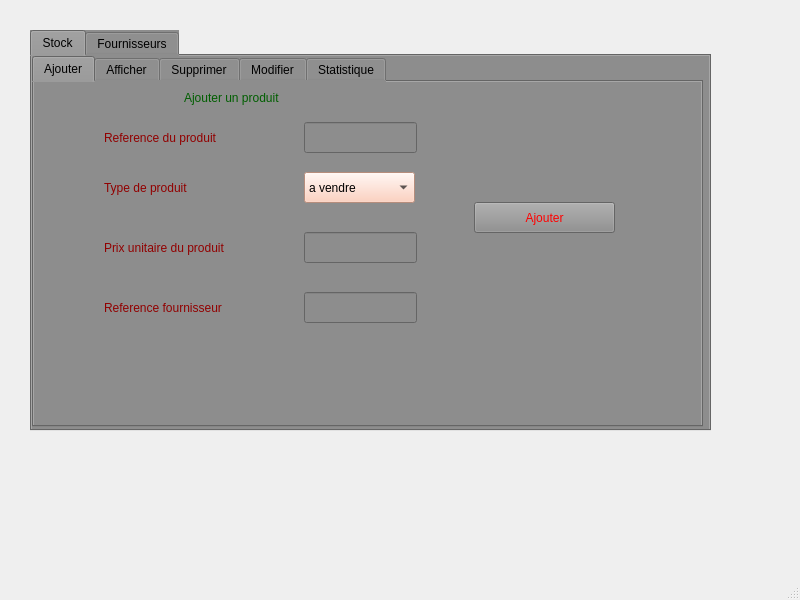
<?xml version="1.0" encoding="UTF-8"?>
<ui version="4.0">
 <class>MainWindow</class>
 <widget class="QMainWindow" name="MainWindow">
  <property name="geometry">
   <rect>
    <x>0</x>
    <y>0</y>
    <width>800</width>
    <height>600</height>
   </rect>
  </property>
  <property name="windowTitle">
   <string>MainWindow</string>
  </property>
  <widget class="QWidget" name="centralwidget">
   <widget class="QTabWidget" name="objetname">
    <property name="geometry">
     <rect>
      <x>30</x>
      <y>30</y>
      <width>681</width>
      <height>401</height>
     </rect>
    </property>
    <property name="styleSheet">
     <string notr="true">background-color: rgb(141, 141, 141);
</string>
    </property>
    <property name="currentIndex">
     <number>0</number>
    </property>
    <widget class="QWidget" name="tab">
     <attribute name="title">
      <string>Stock</string>
     </attribute>
     <widget class="QTabWidget" name="widget_stat">
      <property name="geometry">
       <rect>
        <x>0</x>
        <y>0</y>
        <width>671</width>
        <height>371</height>
       </rect>
      </property>
      <property name="styleSheet">
       <string notr="true">background-image: url(:/img/img/background.jpg);</string>
      </property>
      <property name="currentIndex">
       <number>0</number>
      </property>
      <widget class="QWidget" name="tab_3">
       <attribute name="title">
        <string>Ajouter</string>
       </attribute>
       <widget class="QLabel" name="label_2">
        <property name="geometry">
         <rect>
          <x>70</x>
          <y>40</y>
          <width>141</width>
          <height>31</height>
         </rect>
        </property>
        <property name="styleSheet">
         <string notr="true">color: rgb(145, 0, 0);</string>
        </property>
        <property name="text">
         <string>Reference du produit</string>
        </property>
       </widget>
       <widget class="QLabel" name="label_3">
        <property name="geometry">
         <rect>
          <x>70</x>
          <y>90</y>
          <width>141</width>
          <height>31</height>
         </rect>
        </property>
        <property name="styleSheet">
         <string notr="true">color: rgb(145, 0, 0);</string>
        </property>
        <property name="text">
         <string>Type de produit</string>
        </property>
       </widget>
       <widget class="QLabel" name="label_4">
        <property name="geometry">
         <rect>
          <x>70</x>
          <y>150</y>
          <width>141</width>
          <height>31</height>
         </rect>
        </property>
        <property name="styleSheet">
         <string notr="true">color: rgb(145, 0, 0);</string>
        </property>
        <property name="text">
         <string>Prix unitaire du produit</string>
        </property>
       </widget>
       <widget class="QLineEdit" name="lineEdit_ref">
        <property name="geometry">
         <rect>
          <x>270</x>
          <y>40</y>
          <width>113</width>
          <height>31</height>
         </rect>
        </property>
        <property name="styleSheet">
         <string notr="true">color: rgb(255, 255, 255);</string>
        </property>
       </widget>
       <widget class="QLineEdit" name="lineEdit_prix">
        <property name="geometry">
         <rect>
          <x>270</x>
          <y>150</y>
          <width>113</width>
          <height>31</height>
         </rect>
        </property>
        <property name="styleSheet">
         <string notr="true">color: rgb(255, 255, 255);</string>
        </property>
       </widget>
       <widget class="QPushButton" name="pushButton_2">
        <property name="geometry">
         <rect>
          <x>440</x>
          <y>120</y>
          <width>141</width>
          <height>31</height>
         </rect>
        </property>
        <property name="styleSheet">
         <string notr="true">color: rgb(255, 0, 0);</string>
        </property>
        <property name="text">
         <string>Ajouter</string>
        </property>
       </widget>
       <widget class="QComboBox" name="combocombo">
        <property name="geometry">
         <rect>
          <x>270</x>
          <y>90</y>
          <width>111</width>
          <height>31</height>
         </rect>
        </property>
        <property name="styleSheet">
         <string notr="true">background-color:rgb(255, 197, 174)</string>
        </property>
        <item>
         <property name="text">
          <string>a vendre</string>
         </property>
        </item>
        <item>
         <property name="text">
          <string>a acheter</string>
         </property>
        </item>
       </widget>
       <widget class="QLabel" name="label_10">
        <property name="geometry">
         <rect>
          <x>70</x>
          <y>210</y>
          <width>141</width>
          <height>31</height>
         </rect>
        </property>
        <property name="styleSheet">
         <string notr="true">color: rgb(145, 0, 0);</string>
        </property>
        <property name="text">
         <string>Reference fournisseur</string>
        </property>
       </widget>
       <widget class="QLineEdit" name="lineEdit_f">
        <property name="geometry">
         <rect>
          <x>270</x>
          <y>210</y>
          <width>113</width>
          <height>31</height>
         </rect>
        </property>
        <property name="styleSheet">
         <string notr="true">color: rgb(255, 255, 255);</string>
        </property>
       </widget>
       <widget class="QLabel" name="label_124">
        <property name="geometry">
         <rect>
          <x>150</x>
          <y>0</y>
          <width>151</width>
          <height>31</height>
         </rect>
        </property>
        <property name="styleSheet">
         <string notr="true">color: rgb(0, 94, 0);</string>
        </property>
        <property name="text">
         <string>Ajouter un produit</string>
        </property>
       </widget>
      </widget>
      <widget class="QWidget" name="tab_6">
       <attribute name="title">
        <string>Afficher</string>
       </attribute>
       <widget class="QTableView" name="tabproduit">
        <property name="geometry">
         <rect>
          <x>20</x>
          <y>40</y>
          <width>511</width>
          <height>261</height>
         </rect>
        </property>
        <property name="styleSheet">
         <string notr="true">color: rgb(197, 255, 222);</string>
        </property>
       </widget>
       <widget class="QLabel" name="label_125">
        <property name="geometry">
         <rect>
          <x>190</x>
          <y>10</y>
          <width>171</width>
          <height>31</height>
         </rect>
        </property>
        <property name="styleSheet">
         <string notr="true">color: rgb(0, 94, 0);</string>
        </property>
        <property name="text">
         <string>Affichage des produits</string>
        </property>
       </widget>
       <widget class="QLineEdit" name="recherche_produit">
        <property name="geometry">
         <rect>
          <x>540</x>
          <y>10</y>
          <width>113</width>
          <height>20</height>
         </rect>
        </property>
        <property name="styleSheet">
         <string notr="true">color: rgb(255, 255, 255);</string>
        </property>
       </widget>
       <widget class="QRadioButton" name="reference_radio">
        <property name="geometry">
         <rect>
          <x>550</x>
          <y>87</y>
          <width>91</width>
          <height>21</height>
         </rect>
        </property>
        <property name="styleSheet">
         <string notr="true">color: rgb(255, 255, 0);</string>
        </property>
        <property name="text">
         <string>Reference</string>
        </property>
       </widget>
       <widget class="QRadioButton" name="type_radio">
        <property name="geometry">
         <rect>
          <x>550</x>
          <y>120</y>
          <width>91</width>
          <height>21</height>
         </rect>
        </property>
        <property name="styleSheet">
         <string notr="true">color: rgb(255, 255, 0);</string>
        </property>
        <property name="text">
         <string>Type</string>
        </property>
       </widget>
       <widget class="QPushButton" name="pushButton">
        <property name="geometry">
         <rect>
          <x>550</x>
          <y>170</y>
          <width>91</width>
          <height>23</height>
         </rect>
        </property>
        <property name="styleSheet">
         <string notr="true">color: rgb(255, 0, 0);</string>
        </property>
        <property name="text">
         <string>Trie</string>
        </property>
       </widget>
       <widget class="QLabel" name="label">
        <property name="geometry">
         <rect>
          <x>440</x>
          <y>10</y>
          <width>81</width>
          <height>20</height>
         </rect>
        </property>
        <property name="styleSheet">
         <string notr="true">color: rgb(255, 255, 0);</string>
        </property>
        <property name="text">
         <string>Recherche</string>
        </property>
       </widget>
      </widget>
      <widget class="QWidget" name="tab_5">
       <attribute name="title">
        <string>Supprimer</string>
       </attribute>
       <widget class="QPushButton" name="supprimer_produit">
        <property name="geometry">
         <rect>
          <x>200</x>
          <y>150</y>
          <width>111</width>
          <height>31</height>
         </rect>
        </property>
        <property name="styleSheet">
         <string notr="true">color: rgb(255, 0, 0);</string>
        </property>
        <property name="text">
         <string>Supprimer</string>
        </property>
       </widget>
       <widget class="QLabel" name="label_131">
        <property name="geometry">
         <rect>
          <x>110</x>
          <y>80</y>
          <width>131</width>
          <height>31</height>
         </rect>
        </property>
        <property name="styleSheet">
         <string notr="true">color: rgb(145, 0, 0);</string>
        </property>
        <property name="text">
         <string>Reference </string>
        </property>
       </widget>
       <widget class="QComboBox" name="comboPsupp">
        <property name="geometry">
         <rect>
          <x>280</x>
          <y>80</y>
          <width>111</width>
          <height>31</height>
         </rect>
        </property>
        <property name="styleSheet">
         <string notr="true">background-color:rgb(255, 197, 174)</string>
        </property>
       </widget>
       <widget class="QLabel" name="label_127">
        <property name="geometry">
         <rect>
          <x>190</x>
          <y>20</y>
          <width>151</width>
          <height>31</height>
         </rect>
        </property>
        <property name="styleSheet">
         <string notr="true">color: rgb(0, 94, 0);</string>
        </property>
        <property name="text">
         <string>Supprimer un produit</string>
        </property>
       </widget>
      </widget>
      <widget class="QWidget" name="tab_4">
       <attribute name="title">
        <string>Modifier</string>
       </attribute>
       <widget class="QPushButton" name="modifie_produit">
        <property name="geometry">
         <rect>
          <x>440</x>
          <y>120</y>
          <width>121</width>
          <height>31</height>
         </rect>
        </property>
        <property name="styleSheet">
         <string notr="true">color: rgb(255, 0, 0);</string>
        </property>
        <property name="text">
         <string>Modifier</string>
        </property>
       </widget>
       <widget class="QLabel" name="label_132">
        <property name="geometry">
         <rect>
          <x>40</x>
          <y>40</y>
          <width>161</width>
          <height>31</height>
         </rect>
        </property>
        <property name="styleSheet">
         <string notr="true">color: rgb(145, 0, 0);</string>
        </property>
        <property name="text">
         <string>Reference du produit</string>
        </property>
       </widget>
       <widget class="QComboBox" name="comboPmodif">
        <property name="geometry">
         <rect>
          <x>240</x>
          <y>40</y>
          <width>111</width>
          <height>31</height>
         </rect>
        </property>
        <property name="styleSheet">
         <string notr="true">background-color:rgb(255, 197, 174)</string>
        </property>
       </widget>
       <widget class="QLineEdit" name="lineEdit_f_2">
        <property name="geometry">
         <rect>
          <x>240</x>
          <y>200</y>
          <width>113</width>
          <height>31</height>
         </rect>
        </property>
        <property name="styleSheet">
         <string notr="true">color: rgb(255, 255, 255);</string>
        </property>
       </widget>
       <widget class="QLabel" name="label_133">
        <property name="geometry">
         <rect>
          <x>40</x>
          <y>95</y>
          <width>161</width>
          <height>31</height>
         </rect>
        </property>
        <property name="styleSheet">
         <string notr="true">color: rgb(145, 0, 0);</string>
        </property>
        <property name="text">
         <string>Type du produit</string>
        </property>
       </widget>
       <widget class="QLabel" name="label_137">
        <property name="geometry">
         <rect>
          <x>40</x>
          <y>150</y>
          <width>161</width>
          <height>31</height>
         </rect>
        </property>
        <property name="styleSheet">
         <string notr="true">color: rgb(145, 0, 0);</string>
        </property>
        <property name="text">
         <string>Prix_unitaire d'un produit</string>
        </property>
       </widget>
       <widget class="QLineEdit" name="lineEdit_prix_2">
        <property name="geometry">
         <rect>
          <x>240</x>
          <y>150</y>
          <width>113</width>
          <height>31</height>
         </rect>
        </property>
        <property name="styleSheet">
         <string notr="true">color: rgb(255, 255, 255);</string>
        </property>
       </widget>
       <widget class="QComboBox" name="combocombo_2">
        <property name="geometry">
         <rect>
          <x>240</x>
          <y>90</y>
          <width>111</width>
          <height>31</height>
         </rect>
        </property>
        <property name="styleSheet">
         <string notr="true">background-color:rgb(255, 197, 174)</string>
        </property>
        <item>
         <property name="text">
          <string>a vendre</string>
         </property>
        </item>
        <item>
         <property name="text">
          <string>a acheter</string>
         </property>
        </item>
       </widget>
       <widget class="QLabel" name="label_136">
        <property name="geometry">
         <rect>
          <x>40</x>
          <y>200</y>
          <width>161</width>
          <height>31</height>
         </rect>
        </property>
        <property name="styleSheet">
         <string notr="true">color: rgb(145, 0, 0);</string>
        </property>
        <property name="text">
         <string>Id du fournisseur</string>
        </property>
       </widget>
       <widget class="QLabel" name="label_126">
        <property name="geometry">
         <rect>
          <x>150</x>
          <y>0</y>
          <width>151</width>
          <height>31</height>
         </rect>
        </property>
        <property name="styleSheet">
         <string notr="true">color: rgb(0, 94, 0);</string>
        </property>
        <property name="text">
         <string>Modifier un produit</string>
        </property>
       </widget>
      </widget>
      <widget class="QWidget" name="tab_7">
       <attribute name="title">
        <string>Statistique</string>
       </attribute>
       <widget class="QLabel" name="label_129">
        <property name="geometry">
         <rect>
          <x>210</x>
          <y>10</y>
          <width>151</width>
          <height>31</height>
         </rect>
        </property>
        <property name="styleSheet">
         <string notr="true">color: rgb(0, 94, 0);</string>
        </property>
        <property name="text">
         <string>Statistique du produit</string>
        </property>
       </widget>
      </widget>
     </widget>
    </widget>
    <widget class="QWidget" name="tab_2">
     <attribute name="title">
      <string>Fournisseurs</string>
     </attribute>
     <widget class="QTabWidget" name="tabWidget_9">
      <property name="geometry">
       <rect>
        <x>0</x>
        <y>0</y>
        <width>671</width>
        <height>371</height>
       </rect>
      </property>
      <property name="styleSheet">
       <string notr="true">background-image: url(:/img/img/background.jpg);</string>
      </property>
      <property name="currentIndex">
       <number>0</number>
      </property>
      <widget class="QWidget" name="tab_23">
       <attribute name="title">
        <string>Ajouter</string>
       </attribute>
       <widget class="QPushButton" name="ajouter_fournisseur">
        <property name="geometry">
         <rect>
          <x>260</x>
          <y>212</y>
          <width>101</width>
          <height>41</height>
         </rect>
        </property>
        <property name="styleSheet">
         <string notr="true">color: rgb(255, 0, 0);</string>
        </property>
        <property name="text">
         <string>Ajouter</string>
        </property>
       </widget>
       <widget class="QLabel" name="label_112">
        <property name="geometry">
         <rect>
          <x>180</x>
          <y>15</y>
          <width>271</width>
          <height>31</height>
         </rect>
        </property>
        <property name="styleSheet">
         <string notr="true">color: rgb(0, 94, 0);</string>
        </property>
        <property name="text">
         <string>Formulaire d'ajout de fournisseur</string>
        </property>
       </widget>
       <widget class="QLineEdit" name="lineEdit_nomf">
        <property name="geometry">
         <rect>
          <x>360</x>
          <y>120</y>
          <width>113</width>
          <height>31</height>
         </rect>
        </property>
        <property name="styleSheet">
         <string notr="true">color: rgb(255, 255, 255);</string>
        </property>
       </widget>
       <widget class="QLineEdit" name="lineEdit_idf">
        <property name="geometry">
         <rect>
          <x>360</x>
          <y>70</y>
          <width>113</width>
          <height>31</height>
         </rect>
        </property>
        <property name="styleSheet">
         <string notr="true">color: rgb(255, 255, 255);</string>
        </property>
       </widget>
       <widget class="QLabel" name="label_110">
        <property name="geometry">
         <rect>
          <x>150</x>
          <y>120</y>
          <width>121</width>
          <height>31</height>
         </rect>
        </property>
        <property name="styleSheet">
         <string notr="true">color: rgb(145, 0, 0);</string>
        </property>
        <property name="text">
         <string>Nom</string>
        </property>
       </widget>
       <widget class="QDateEdit" name="ajouterdatefournisseur">
        <property name="geometry">
         <rect>
          <x>360</x>
          <y>170</y>
          <width>110</width>
          <height>31</height>
         </rect>
        </property>
        <property name="styleSheet">
         <string notr="true">background-color:rgb(255, 213, 175)</string>
        </property>
       </widget>
       <widget class="QLabel" name="label_109">
        <property name="geometry">
         <rect>
          <x>150</x>
          <y>70</y>
          <width>121</width>
          <height>31</height>
         </rect>
        </property>
        <property name="styleSheet">
         <string notr="true">color: rgb(145, 0, 0);</string>
        </property>
        <property name="text">
         <string>ID fournisseur</string>
        </property>
       </widget>
       <widget class="QLabel" name="label_111">
        <property name="geometry">
         <rect>
          <x>150</x>
          <y>170</y>
          <width>121</width>
          <height>31</height>
         </rect>
        </property>
        <property name="styleSheet">
         <string notr="true">color: rgb(145, 0, 0);</string>
        </property>
        <property name="text">
         <string>Date d'ajout</string>
        </property>
       </widget>
      </widget>
      <widget class="QWidget" name="tab_24">
       <attribute name="title">
        <string>Afficher</string>
       </attribute>
       <widget class="QTableView" name="tabfournisseur">
        <property name="geometry">
         <rect>
          <x>70</x>
          <y>50</y>
          <width>441</width>
          <height>211</height>
         </rect>
        </property>
        <property name="styleSheet">
         <string notr="true">color: rgb(197, 255, 222);</string>
        </property>
       </widget>
       <widget class="QLineEdit" name="nomch_3">
        <property name="geometry">
         <rect>
          <x>780</x>
          <y>120</y>
          <width>81</width>
          <height>20</height>
         </rect>
        </property>
       </widget>
       <widget class="QLabel" name="label_113">
        <property name="geometry">
         <rect>
          <x>909</x>
          <y>90</y>
          <width>51</width>
          <height>20</height>
         </rect>
        </property>
        <property name="text">
         <string>Par ID</string>
        </property>
       </widget>
       <widget class="QPushButton" name="ch_cin_3">
        <property name="geometry">
         <rect>
          <x>890</x>
          <y>150</y>
          <width>91</width>
          <height>23</height>
         </rect>
        </property>
        <property name="text">
         <string>Chercher ID</string>
        </property>
       </widget>
       <widget class="QPushButton" name="ch_nom_3">
        <property name="geometry">
         <rect>
          <x>770</x>
          <y>150</y>
          <width>111</width>
          <height>23</height>
         </rect>
        </property>
        <property name="text">
         <string>Chercher Nom</string>
        </property>
       </widget>
       <widget class="QLineEdit" name="cinch_3">
        <property name="geometry">
         <rect>
          <x>893</x>
          <y>120</y>
          <width>81</width>
          <height>20</height>
         </rect>
        </property>
       </widget>
       <widget class="QLabel" name="label_114">
        <property name="geometry">
         <rect>
          <x>850</x>
          <y>70</y>
          <width>91</width>
          <height>21</height>
         </rect>
        </property>
        <property name="text">
         <string>Recherche</string>
        </property>
       </widget>
       <widget class="QLabel" name="label_115">
        <property name="geometry">
         <rect>
          <x>780</x>
          <y>90</y>
          <width>71</width>
          <height>21</height>
         </rect>
        </property>
        <property name="text">
         <string>Par Nom </string>
        </property>
       </widget>
       <widget class="QLabel" name="label_116">
        <property name="geometry">
         <rect>
          <x>860</x>
          <y>200</y>
          <width>47</width>
          <height>13</height>
         </rect>
        </property>
        <property name="text">
         <string>TRI</string>
        </property>
       </widget>
       <widget class="QLabel" name="label_117">
        <property name="geometry">
         <rect>
          <x>780</x>
          <y>220</y>
          <width>91</width>
          <height>20</height>
         </rect>
        </property>
        <property name="text">
         <string>trie par l'ID</string>
        </property>
       </widget>
       <widget class="QPushButton" name="trier_id">
        <property name="geometry">
         <rect>
          <x>900</x>
          <y>220</y>
          <width>75</width>
          <height>23</height>
         </rect>
        </property>
        <property name="text">
         <string>Trier</string>
        </property>
       </widget>
       <widget class="QLabel" name="label_118">
        <property name="geometry">
         <rect>
          <x>210</x>
          <y>20</y>
          <width>151</width>
          <height>21</height>
         </rect>
        </property>
        <property name="styleSheet">
         <string notr="true">color: rgb(0, 94, 0);</string>
        </property>
        <property name="text">
         <string>Affichage des fournisseurs</string>
        </property>
       </widget>
       <widget class="QLineEdit" name="recherche_fournisseur">
        <property name="geometry">
         <rect>
          <x>540</x>
          <y>10</y>
          <width>113</width>
          <height>20</height>
         </rect>
        </property>
        <property name="styleSheet">
         <string notr="true">color: rgb(255, 255, 255);</string>
        </property>
       </widget>
       <widget class="QLabel" name="label_5">
        <property name="geometry">
         <rect>
          <x>436</x>
          <y>10</y>
          <width>81</width>
          <height>20</height>
         </rect>
        </property>
        <property name="styleSheet">
         <string notr="true">color: rgb(255, 255, 0);</string>
        </property>
        <property name="text">
         <string>Recherche</string>
        </property>
       </widget>
       <widget class="QRadioButton" name="nom_radio">
        <property name="geometry">
         <rect>
          <x>530</x>
          <y>90</y>
          <width>101</width>
          <height>20</height>
         </rect>
        </property>
        <property name="styleSheet">
         <string notr="true">color: rgb(255, 255, 0);</string>
        </property>
        <property name="text">
         <string>Nom</string>
        </property>
       </widget>
       <widget class="QRadioButton" name="id_radio">
        <property name="geometry">
         <rect>
          <x>530</x>
          <y>119</y>
          <width>101</width>
          <height>21</height>
         </rect>
        </property>
        <property name="styleSheet">
         <string notr="true">color: rgb(255, 255, 0);</string>
        </property>
        <property name="text">
         <string>Id Fournisseur</string>
        </property>
       </widget>
       <widget class="QPushButton" name="triefournisseur">
        <property name="geometry">
         <rect>
          <x>530</x>
          <y>160</y>
          <width>101</width>
          <height>23</height>
         </rect>
        </property>
        <property name="styleSheet">
         <string notr="true">color: rgb(255, 0, 0);</string>
        </property>
        <property name="text">
         <string>Trie</string>
        </property>
       </widget>
      </widget>
      <widget class="QWidget" name="tab_25">
       <attribute name="title">
        <string>Supprimer</string>
       </attribute>
       <widget class="QLabel" name="label_119">
        <property name="geometry">
         <rect>
          <x>110</x>
          <y>60</y>
          <width>111</width>
          <height>31</height>
         </rect>
        </property>
        <property name="styleSheet">
         <string notr="true">color: rgb(145, 0, 0);</string>
        </property>
        <property name="text">
         <string>Identifiant</string>
        </property>
       </widget>
       <widget class="QPushButton" name="supprimer_fournisseur">
        <property name="geometry">
         <rect>
          <x>220</x>
          <y>122</y>
          <width>91</width>
          <height>31</height>
         </rect>
        </property>
        <property name="styleSheet">
         <string notr="true">color: rgb(255, 0, 0);</string>
        </property>
        <property name="text">
         <string>Supprimer</string>
        </property>
       </widget>
       <widget class="QComboBox" name="comboFsupp">
        <property name="geometry">
         <rect>
          <x>310</x>
          <y>60</y>
          <width>101</width>
          <height>31</height>
         </rect>
        </property>
        <property name="styleSheet">
         <string notr="true">background-color:rgb(255, 197, 174)</string>
        </property>
       </widget>
       <widget class="QLabel" name="label_128">
        <property name="geometry">
         <rect>
          <x>180</x>
          <y>20</y>
          <width>151</width>
          <height>31</height>
         </rect>
        </property>
        <property name="styleSheet">
         <string notr="true">color: rgb(0, 94, 0);</string>
        </property>
        <property name="text">
         <string>Supprimer un fournisseur</string>
        </property>
       </widget>
      </widget>
      <widget class="QWidget" name="tab_26">
       <attribute name="title">
        <string>Modifier</string>
       </attribute>
       <widget class="QLabel" name="label_120">
        <property name="geometry">
         <rect>
          <x>120</x>
          <y>100</y>
          <width>121</width>
          <height>31</height>
         </rect>
        </property>
        <property name="styleSheet">
         <string notr="true">color: rgb(145, 0, 0);</string>
        </property>
        <property name="text">
         <string>Nom</string>
        </property>
       </widget>
       <widget class="QLineEdit" name="lineEdit_nomf_2">
        <property name="geometry">
         <rect>
          <x>330</x>
          <y>100</y>
          <width>113</width>
          <height>31</height>
         </rect>
        </property>
        <property name="styleSheet">
         <string notr="true">color: rgb(255, 255, 255);</string>
        </property>
       </widget>
       <widget class="QPushButton" name="modifie_fournisseur">
        <property name="geometry">
         <rect>
          <x>240</x>
          <y>210</y>
          <width>91</width>
          <height>31</height>
         </rect>
        </property>
        <property name="styleSheet">
         <string notr="true">color: rgb(255, 0, 0);</string>
        </property>
        <property name="text">
         <string>Modifier</string>
        </property>
       </widget>
       <widget class="QLabel" name="label_121">
        <property name="geometry">
         <rect>
          <x>120</x>
          <y>150</y>
          <width>121</width>
          <height>31</height>
         </rect>
        </property>
        <property name="styleSheet">
         <string notr="true">color: rgb(145, 0, 0);</string>
        </property>
        <property name="text">
         <string>Date d'ajout</string>
        </property>
       </widget>
       <widget class="QLabel" name="label_122">
        <property name="geometry">
         <rect>
          <x>120</x>
          <y>45</y>
          <width>121</width>
          <height>31</height>
         </rect>
        </property>
        <property name="styleSheet">
         <string notr="true">color: rgb(145, 0, 0);</string>
        </property>
        <property name="text">
         <string>ID fournisseur</string>
        </property>
       </widget>
       <widget class="QComboBox" name="comboFmodif">
        <property name="geometry">
         <rect>
          <x>330</x>
          <y>50</y>
          <width>111</width>
          <height>31</height>
         </rect>
        </property>
        <property name="styleSheet">
         <string notr="true">background-color:rgb(255, 197, 174)</string>
        </property>
       </widget>
       <widget class="QDateEdit" name="modifierdatefournisseur">
        <property name="geometry">
         <rect>
          <x>330</x>
          <y>150</y>
          <width>110</width>
          <height>31</height>
         </rect>
        </property>
        <property name="styleSheet">
         <string notr="true">background-color:rgb(255, 197, 174)</string>
        </property>
       </widget>
       <widget class="QLabel" name="label_123">
        <property name="geometry">
         <rect>
          <x>200</x>
          <y>10</y>
          <width>151</width>
          <height>31</height>
         </rect>
        </property>
        <property name="styleSheet">
         <string notr="true">color: rgb(0, 94, 0);</string>
        </property>
        <property name="text">
         <string>Modifier fournisseur</string>
        </property>
       </widget>
      </widget>
     </widget>
    </widget>
   </widget>
  </widget>
  <widget class="QMenuBar" name="menubar">
   <property name="geometry">
    <rect>
     <x>0</x>
     <y>0</y>
     <width>800</width>
     <height>22</height>
    </rect>
   </property>
  </widget>
  <widget class="QStatusBar" name="statusbar"/>
 </widget>
 <resources/>
 <connections/>
</ui>
